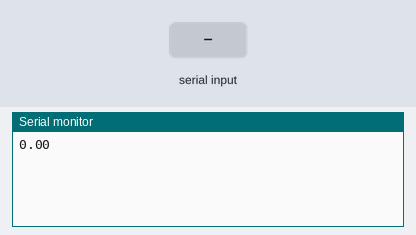
This sketch was run on a simulated Arduino Mega 2560, built with avr-gcc and run on an emulated ATmega2560. Shown: the last lines printed to the serial monitor. The test bench sets the inputs (shaded band).

Above: at 1.2 s.
1.3 s: "1" received over the second serial link
At 2.7 s:
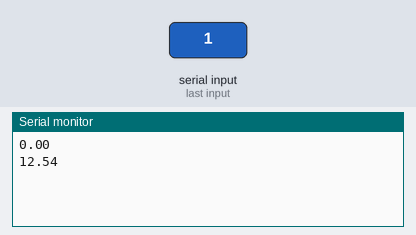
2.8 s: "0" received over the second serial link
At 4.2 s:
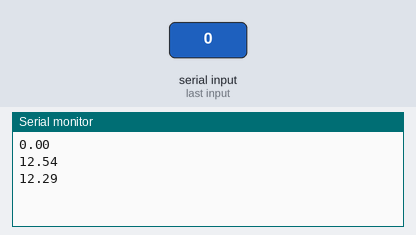
4.3 s: "2" received over the second serial link
At 6.1 s:
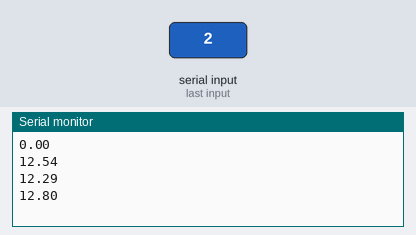
Timing chart, 0 to 7.6 s (numbered marks = the images above; inputs shaded):
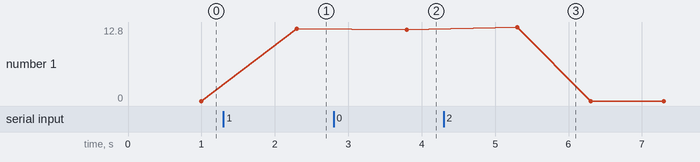

Measured:
- after the input at 1.3 s, the serial monitor: prints a new line after 1.0 s (image 1)
- after the input at 2.8 s, the serial monitor: prints a new line after 1.0 s (image 2)
- after the input at 4.3 s, the serial monitor: prints a new line after 1.0 s (image 3)
- plotted number 1: 0 → 12.54 after the input at 1.3 s, 12.54 → 12.29 after the input at 2.8 s

The sketch:

degreeC_company_provided_example.ino
```cpp
// (licence header left out)
#include <Wire.h>

const byte CMD_VELOCITY = 0x01;
const byte CMD_TEMPERATURE = 0x02;
const byte CMD_WRITE = 0x06;
const byte CMD_READ = 0x07;
const byte REG_STATUS = 0x42;


void setup()
{
  Serial3.begin (19200); // Enable communication to the Sensor through the Serial3 Port
  Serial.begin(9600);
}

void loop()
{
  float velocity = GetVelocity ();
  Serial.println(velocity);
//  float temperature = GetTemperature ();
//  byte sensorStatus = GetStatus();
}

/*
 *  GetVelocity
 *  Summary: Requests the Velocity in meters per second throug the UART
 *  returns: A floating point value of the sensor's velocity reading in m/s
 */

float GetVelocity ()
{
  unsigned int result;
  byte buf [4];

  Serial3.write(CMD_VELOCITY);
  Serial3.write(0);
  Serial3.write(0);
  Serial3.write(CMD_VELOCITY); // the checksum of any byte XOR'd with two 0s will always be the that byte

  Serial3.readBytes(buf, 4);


  result = buf[0]; // first byte read is MSB
  result = result << 8; // shift the MSB up;
  result += buf[1]; // add in the LSB

  return ((float) result) / 1000.0;
}

/*
 *  GetTemperature
 *  Summary: Requests the sensor's ambient temperature through the UART
 *  returns: A floating point value of the sensor's ambient reading in celcius
 */

float GetTemperature ()
{
  unsigned int result;
  byte buf [4];

  Serial3.write(CMD_TEMPERATURE);
  Serial3.write(0);
  Serial3.write(0);
  Serial3.write(CMD_TEMPERATURE); // the checksum of any byte XOR'd with two 0s will always be the that byte

  Serial3.readBytes(buf, 4);


  result = buf[0]; // first byte read is MSB
  result = result << 8; // shift the MSB up;
  result += buf[1]; // add in the LSB
  return ((float) result) / 100.0;
}

/*
 *  GetStatus
 *  Summary: Requests the sensor's status through the UART
 *  returns: An 1 byte bitfield of the sensor's status. If bits are set, the errors are:
 *              bit 0 - Not Used
 *              bit 1 - Flow bead control error
 *              bit 2 - Voutput Control Error, disabled if VoutMaximum=0
 *              bit 3 - Ambient Temperature Sensor Error
 *              bit 4 - Air Flow Temperature Sensor Error
 *              bit 5 - Toutput Control Error, disabled if ToutMaximum=0
 *              bit 6 - (F500 Only): 0: current output drive error enabled; 1: current output drive error disabled
 *              bit 7 - Not Used
 */

byte GetStatus ()
{
  unsigned int result;
  byte buf [4];

  Serial3.write(CMD_READ);
  Serial3.write(REG_STATUS);
  Serial3.write(0);
  Serial3.write(CMD_READ); // the checksum of any byte XOR'd with two 0s will always be the that byte

  Serial3.readBytes(buf, 4);

  return buf [1];
}
```
